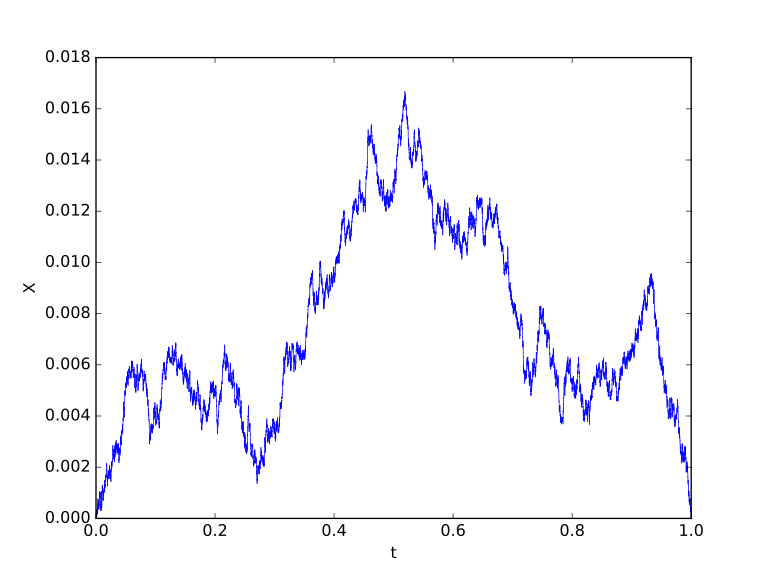

This chart was generated by the following Python code:
# A realization of 1D Brownian Excursion process time step dt = .0001

import matplotlib.pyplot as pl
import numpy as np

t0 = 0.0
dt = 0.0001
t_final = 1.0
T = np.arange(t0, t_final, dt)
ax = pl.figure().add_subplot(111)
ax.set_xlabel('t')
ax.set_ylabel('X')

np.random.seed(3)

while True:
    B = [0.0]
    for _ in range(len(T)):
        old_value = B[-1]
        new_value = old_value + np.random.normal(0, dt)
        B.append(new_value)

    W1 = B[-1]
    for i in range(len(B)):
        B[i] = B[i] - dt*i*W1
    if min(B) > -1e-14:
        break

for i in range(1,len(B)):
    ax.plot([dt*i, dt*(i-1)], [B[i], B[i-1]], 'b-', linewidth=0.5)

pl.show()
